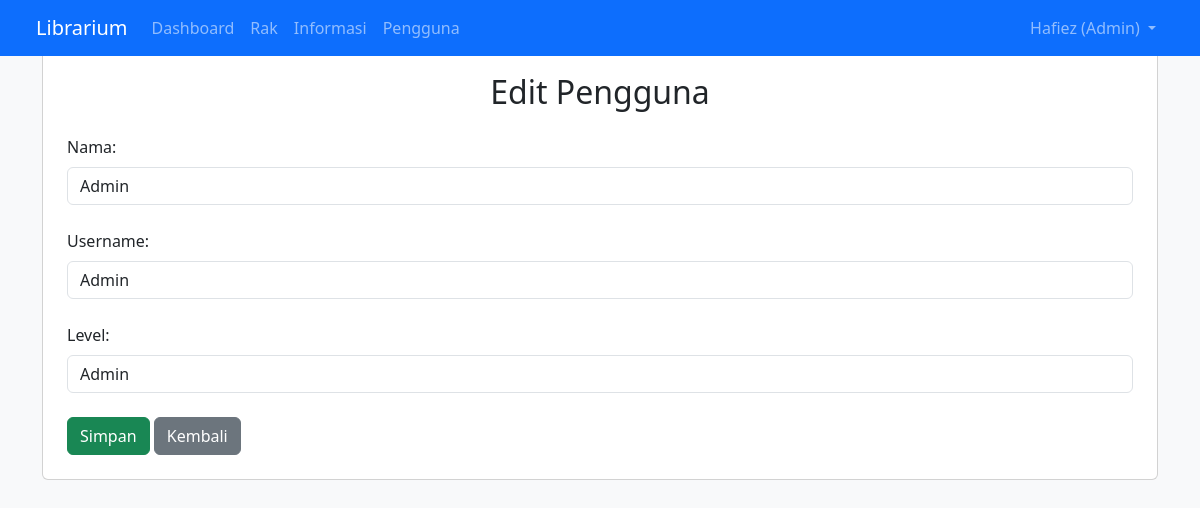
Page /user_edit.php?id=7 (signed in) on the committed database.
### tables this page shows
CREATE TABLE `tb_user` (
  `id` int(11) NOT NULL,
  `created_at` timestamp NOT NULL DEFAULT current_timestamp(),
  `level` enum('Admin','Moderator','Visitor','') DEFAULT 'Visitor',
  `name` varchar(30) DEFAULT NULL,
  `pass` varchar(50) DEFAULT NULL,
  `username` varchar(30) DEFAULT NULL,
  `updated_at` datetime DEFAULT NULL
);

### user_edit.php (the view, shortened to what this page needs)
<?php
include 'header.php';
$id = $_GET['id'] ?? null;
if ($id) {
    $query = mysqli_query($conn, "SELECT * FROM tb_user WHERE id = '$id'");
    $data = mysqli_fetch_assoc($query);
} else {
    echo "ID tidak ditemukan.";
}
?>
<body class="bg-light">
<div class="container mt-5">
    <div class="card p-4">
        <h2 class="mb-4 text-center">Edit Pengguna</h2>
        <form method="POST">
            <label class="form-label">Nama:</label>
            <input type="text" class="form-control" name="name" value="<?= $data['name'] ?>" required><br>
            <label class="form-label">Username:</label>
            <input type="text" class="form-control" name="username" value="<?= $data['username'] ?>" required><br>
            <label class="form-label">Level:</label>
            <select name="level" class="form-control" required>
                <option value="Admin" <?= $data['level'] == 'Admin' ? 'selected' : '' ?>>Admin</option>
            </select><br>
            <button type="submit" class="btn btn-success">Simpan</button>
            <a href="user.php" class="btn btn-secondary">Kembali</a>
        </form>
    </div>
</div>
</body>

### rows in the picture
tb_user: name "Admin", username "Admin", level "Admin"

### other values in the picture
$_SESSION['uname'] "Hafiez"
$_SESSION['ulevel'] "Admin"
